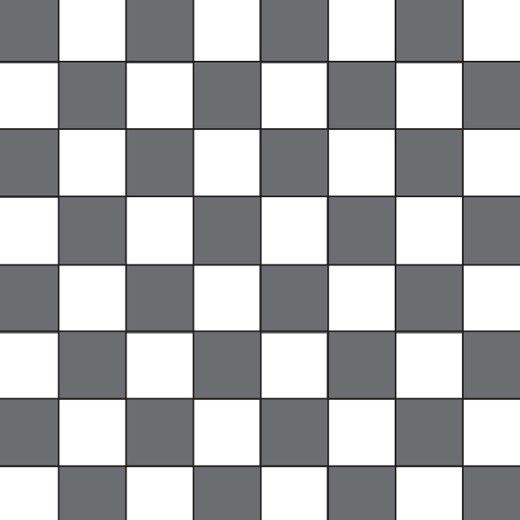
#> input picture Image Processing/Resources/chess.jpg, 520 x 520 px, found by its file name
$ python 50_HoughTransformation.py
#> lines starting #> are read from the running program, lines starting #| are printed output that depends on the picture; after the words box and inside, x2 and y2 are one past the last pixel; in counts of white or black regions, pixels touching at a corner belong together
# -*- coding: utf-8 -*-
"""
Created on Sun Mar 17 12:15:49 2024

@author: SMI
"""
"""
Hough Transform is a popular technique to detect any shape,if you can represent that shape in mathematical form.
It can detect the shape even if it is broken or distorted a little bit.
functions: cv2.HoughLines(), cv2.HoughLinesP()
#We represent shapes with the help of lines and line are expressed for Hough Transform by --
#Cartesian CS(cordinate system) --> y= mx+c and Polar CS --> xcos0+ysin0
"""
import cv2
import numpy as np

img = cv2.imread("D:\\My codes\\Computer Vision\\Image Processing\\Resources\\chess.jpg")
#> img is the input picture: shape (520, 520, 3); mean B, G, R 176.5, 174.5, 174.1
img = cv2.resize(img,(400,400))
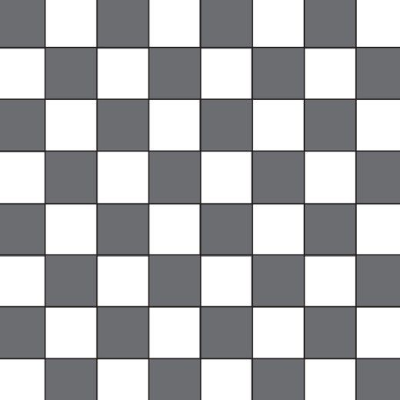
#> img: shape (400, 400, 3); mean B, G, R 176.5, 174.6, 174.1
gray = cv2.cvtColor(img,cv2.COLOR_BGR2GRAY)
edges = cv2.Canny(gray,10,200,apertureSize = 3)
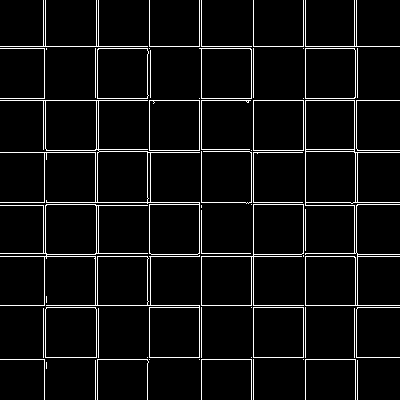
#> edges: shape (400, 400); 5.5% white in thin lines or dots

'''
#First method of Hough Transformation
#function accept parameter(img,rho,theta)
lines = cv2.HoughLines(edges,1,np.pi/180,200)

#rho value -- distance resolution of pixels
#thetha - angle resolution
#line threshold
for rho,theta in lines[0]:
    a = np.cos(theta)
    b = np.sin(theta)
    x0 = a*rho
    y0 = b*rho
    x1 = int(x0 + 1000*(-b))
    y1 = int(y0 + 1000*(a))
    x2 = int(x0 - 1000*(-b))
    y2 = int(y0 - 1000*(a))
    cv2.line(img,(x1,y1),(x2,y2),(255,0,255),2)

cv2.imshow("edge",edges)
cv2.imshow("lines",img)
'''
#Second Type of Hough Transformation
cv2.imshow('edges', edges)
lines = cv2.HoughLinesP(edges,1,np.pi/180,100,minLineLength=8,
                        maxLineGap=100)
#> lines = 38 rows, first 6: [0, 256, 399, 256], [0, 100, 399, 100], [0, 46, 399, 46], [0, 305, 399, 305], [305, 399, 305, 0], [0, 202, 399, 202]
for line in lines:
    x1,y1,x2,y2 = line[0]
    cv2.line(img,(x1,y1),(x2,y2),(100,200,125),2)
#> this loop made 38 passes
#> (x1, y1, x2, y2) on passes 1 to 12: (0, 256, 399, 256), (0, 100, 399, 100), (0, 46, 399, 46), (0, 305, 399, 305), (305, 399, 305, 0), (0, 202, 399, 202), (253, 399, 253, 0), (201, 399, 201, 0), (0, 152, 399, 152), (303, 359, 303, 0), (46, 150, 399, 150), (354, 359, 354, 0)
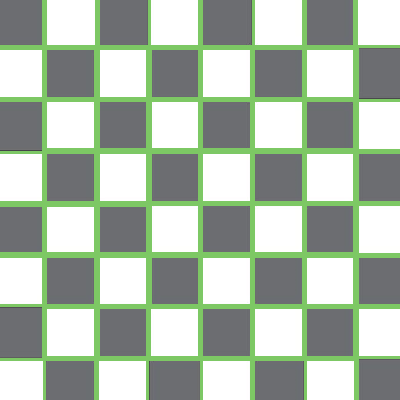
#> img: shape (400, 400, 3); 17.07% of pixels changed, all inside (x1, y1, x2, y2) = (0, 0, 400, 400)

cv2.imshow('image', img)

k = cv2.waitKey(0)
#> (key Esc is pressed here)
cv2.destroyAllWindows()
